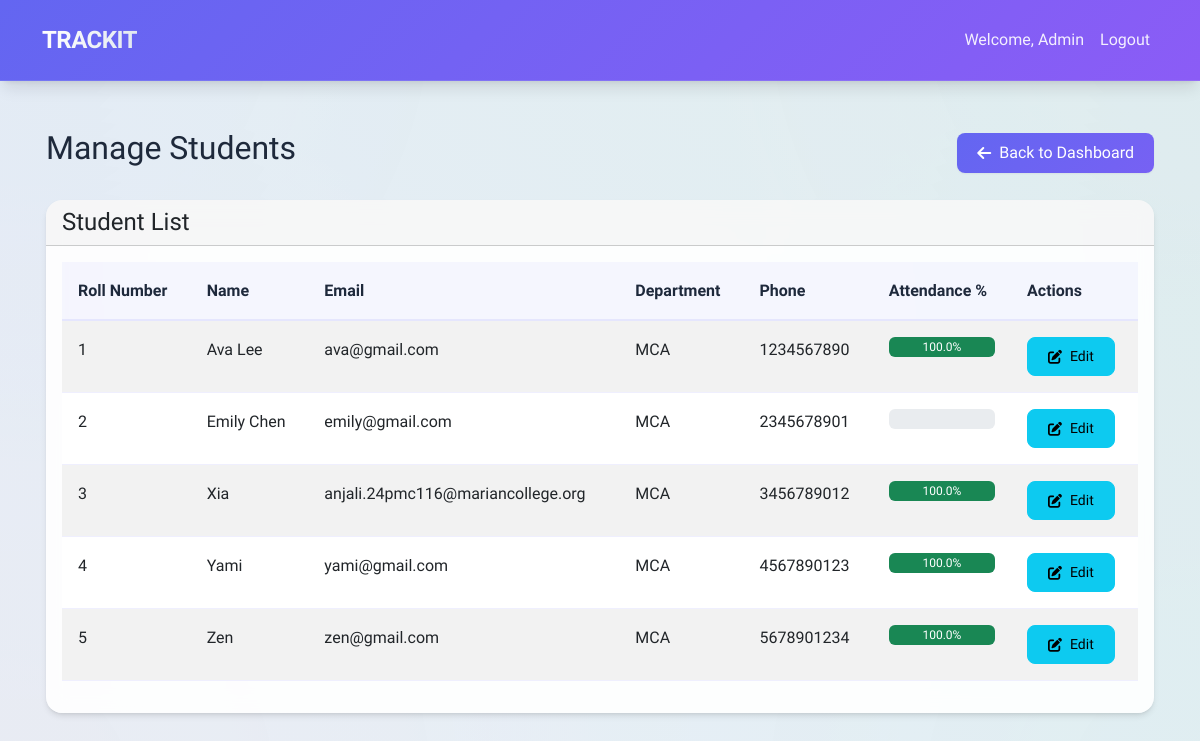
Before: /admin/students (signed in) with the older database file.
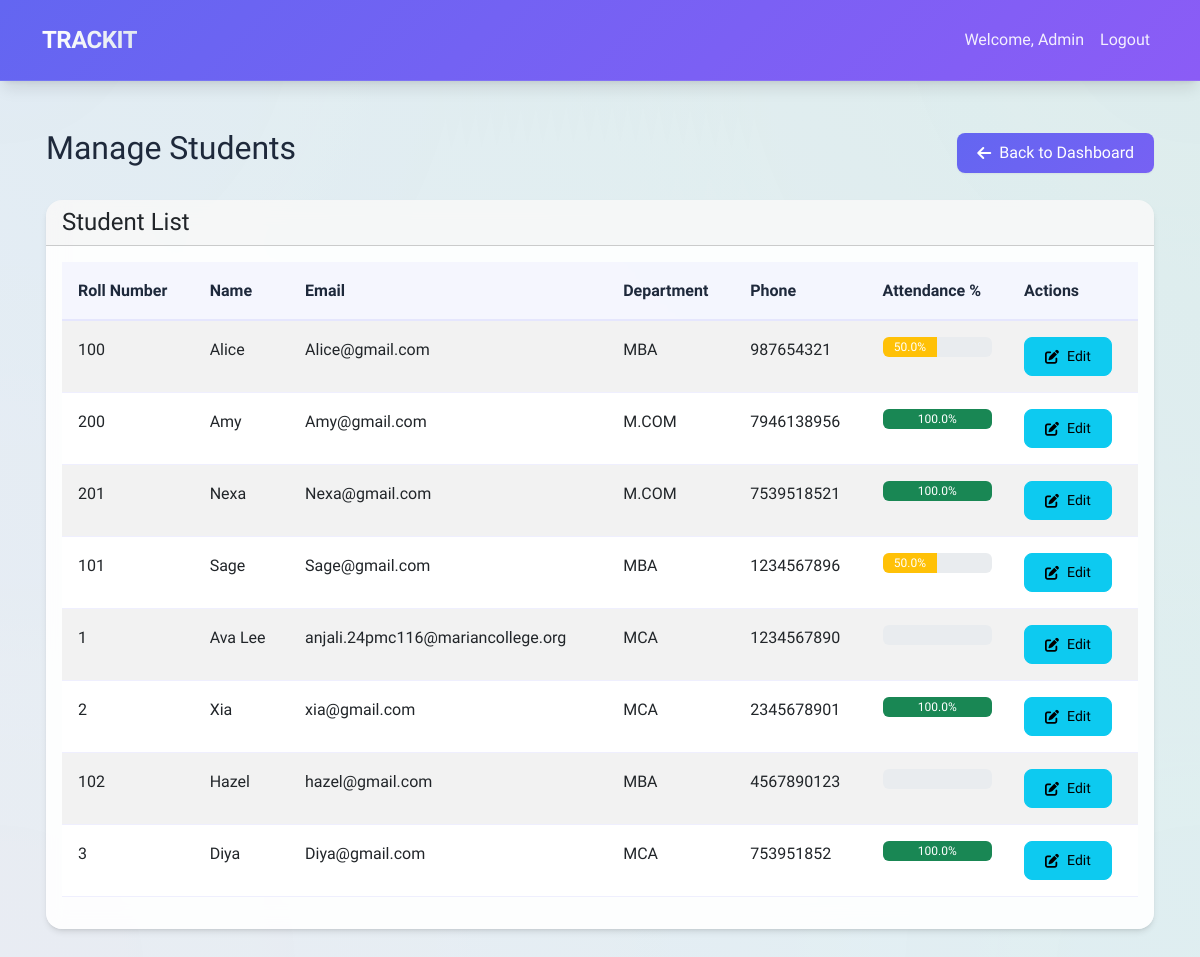
After: the same page with the newer database file.
### app.py (models this page shows)
class User(db.Model):
    id = db.Column(db.Integer, primary_key=True)
    name = db.Column(db.String(100), nullable=False)
    email = db.Column(db.String(120), unique=True, nullable=False)
    password = db.Column(db.String(200), nullable=False)
    user_type = db.Column(db.String(20), nullable=False)  # 'Student', 'Teacher', or 'Admin'
    roll_number = db.Column(db.String(20), unique=True, nullable=True)
    department = db.Column(db.String(50), nullable=True)
    phone = db.Column(db.String(20), nullable=True)
    reset_token = db.Column(db.String(100), unique=True, nullable=True)
    reset_token_expiry = db.Column(db.DateTime, nullable=True)
    attendances = db.relationship('Attendance', backref='student', lazy=True, cascade='all, delete-orphan')
    leave_requests = db.relationship('LeaveRequest', backref='student', lazy=True, cascade='all, delete-orphan')
    medical_certificates = db.relationship('MedicalCertificate', backref='student', lazy=True, cascade='all, delete-orphan')
    donations = db.relationship('Donation', backref='donor', lazy=True, cascade='all, delete-orphan')

### app.py (the view)
@app.route('/admin/students')
def admin_students():
    if 'user_id' not in session or session['user_type'] != 'Admin':
        return redirect(url_for('login'))
    students = User.query.filter_by(user_type='Student').all()
    return render_template('admin_students.html', students=students)

### templates/admin_students.html (shortened to what this page needs)
{% extends "base.html" %}
{% block content %}
<div class="row">
    <div class="col-md-12 mb-4">
        <div class="d-flex justify-content-between align-items-center">
            <h2>Manage Students</h2>
            <a href="{{ url_for('admin_dashboard') }}" class="btn btn-primary">
                <i class="fas fa-arrow-left"></i> Back to Dashboard
            </a>
        </div>
    </div>
</div>
<div class="row">
    <div class="col-md-12">
        <div class="card">
            <div class="card-header">
                <h4 class="card-title mb-0">Student List</h4>
            </div>
            <div class="card-body">
                <div class="table-responsive">
                    <table class="table table-striped">
                        <thead>
                            <tr>
                                <th>Roll Number</th>
                                <th>Name</th>
                                <th>Email</th>
                                <th>Department</th>
                                <th>Phone</th>
                                <th>Attendance %</th>
                                <th>Actions</th>
                            </tr>
                        </thead>
                        <tbody>
                            {% for student in students %}
                            <tr>
                                <td>{{ student.roll_number }}</td>
                                <td>{{ student.name }}</td>
                                <td>{{ student.email }}</td>
                                <td>{{ student.department }}</td>
                                <td>{{ student.phone }}</td>
                                <td>
                                    {% set attendance_count = student.attendances|length %}
                                    {% set present_count = student.attendances|selectattr('status', 'equalto', 'Present')|list|length %}
                                    {% set percentage = (present_count / attendance_count * 100) if attendance_count > 0 else 0 %}
                                    <div class="progress" style="height: 20px;">
                                        <div class="progress-bar {% if percentage >= 75 %}bg-success{% elif percentage >= 50 %}bg-warning{% else %}bg-danger{% endif %}"
                                             role="progressbar"
                                             style="width: {{ percentage }}%"
                                             aria-valuenow="{{ percentage }}"
                                             aria-valuemin="0"
                                             aria-valuemax="100">
                                            {{ "%.1f"|format(percentage) }}%
                                        </div>
                                    </div>
                                </td>
                                <td>
                                    <button type="button" class="btn btn-sm btn-info" data-bs-toggle="modal" data-bs-target="#editStudentModal{{ student.id }}">
                                        <i class="fas fa-edit"></i> Edit
                                    </button>
                                </td>
                            </tr>
                            {% else %}
                            <tr>
                                <td colspan="7" class="text-center">No students found.</td>
                            </tr>
                            {% endfor %}
                        </tbody>
                    </table>
                </div>
            </div>
        </div>
    </div>
</div>
{% endblock %}

Changed rows visible on the page:
removed User: roll_number "1", name "Ava Lee", email "ava@gmail.com", department "MCA", phone "1234567890", percentage "100.0"
removed User: roll_number "2", name "Emily Chen", email "emily@gmail.com", department "MCA", phone "2345678901"
removed User: roll_number "3", name "Xia", email "anjali.24pmc116@mariancollege.org", department "MCA", phone "3456789012", percentage "100.0"
removed User: roll_number "4", name "Yami", email "yami@gmail.com", department "MCA", phone "4567890123", percentage "100.0"
removed User: roll_number "5", name "Zen", email "zen@gmail.com", department "MCA", phone "5678901234", percentage "100.0"
added User: roll_number "100", name "Alice", email "Alice@gmail.com", department "MBA", phone "987654321", percentage "50.0"
added User: roll_number "200", name "Amy", email "Amy@gmail.com", department "M.COM", phone "7946138956", percentage "100.0"
added User: roll_number "201", name "Nexa", email "Nexa@gmail.com", department "M.COM", phone "7539518521", percentage "100.0"
added User: roll_number "101", name "Sage", email "Sage@gmail.com", department "MBA", phone "1234567896", percentage "50.0"
added User: roll_number "1", name "Ava Lee", email "anjali.24pmc116@mariancollege.org", department "MCA", phone "1234567890"
added User: roll_number "2", name "Xia", email "xia@gmail.com", department "MCA", phone "2345678901", percentage "100.0"
added User: roll_number "102", name "Hazel", email "hazel@gmail.com", department "MBA", phone "4567890123"
added User: roll_number "3", name "Diya", email "Diya@gmail.com", department "MCA", phone "753951852", percentage "100.0"
